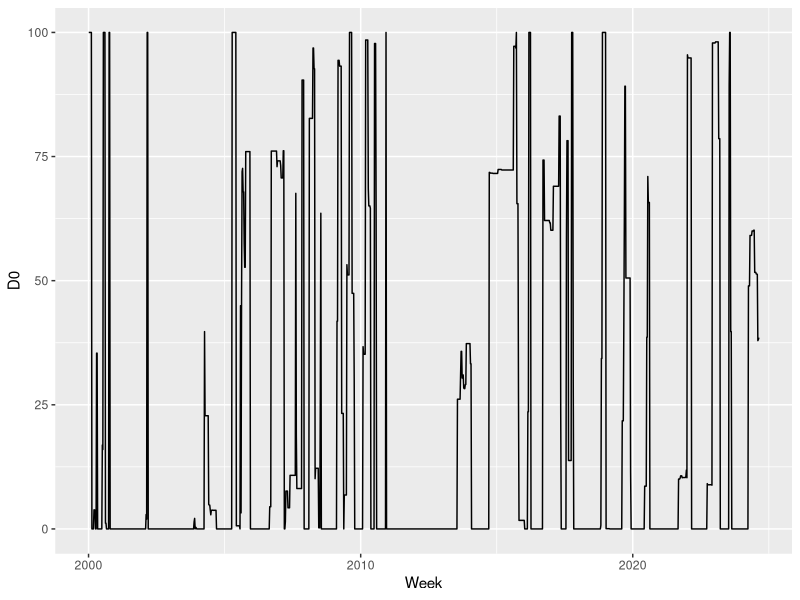
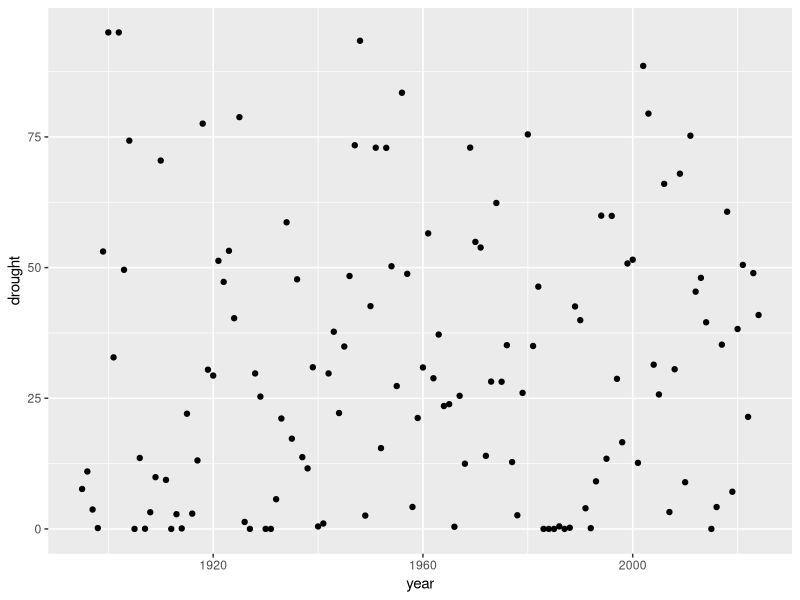

Generate these figures, in order, with R:
library(tidyverse)

# drought monitor results for US section of HUC15050202:
# from https://droughtmonitor.unl.edu/DmData/DataTables.aspx

# elise: desert laboratory director, gals

usp_dm_raw <- read_csv("data/Drought/USDM_HUC15050202.csv")

usp_dm_monthly <- usp_dm_raw %>% 
  mutate(date = as.POSIXct(Week),
         year = year(date), month = month(date)) %>%
  group_by(year, month) %>% 
  summarise(no_drought = mean(None), 
            drought = mean(D0 + D1 + D2 + D3 + D4)) %>% 
  mutate(day = days_in_month(month),
         date = make_date(day = day, month = month, year = year))

# 
# add all drought categories and then take the mean

usp_dm_annual <- usp_dm_monthly %>% 
  group_by(year) %>% 
  summarise(no_drought = mean(no_drought),
            drought = mean(drought))

ggplot(usp_dm_raw, aes(x = Week, y = D0))+
  geom_line()

# SPI data:

usp_spi_raw <- read_csv("data/Drought/SPI_CochiseCo.csv")

usp_spi <- usp_spi_raw %>% 
  mutate(date = as.POSIXct(str_sub(DATE, 3, 10), 
                           tryFormats = "%Y%m%d")) 

usp_spi_monthly <- usp_spi %>% 
  mutate(year = year(date), month = month(date)) %>% 
  group_by(year, month) %>% 
  summarise(drought = mean(D0), no_drought = 100 - drought)

usp_spi_monsoon <- usp_spi %>% 
  mutate(year = year(date), month = month(date)) %>% 
  filter(month %in% c(7, 8, 9)) %>% 
  group_by(year) %>% 
  summarise(drought = mean(D0), no_drought = 100 - drought)

usp_spi_annual <- usp_spi %>% 
  mutate(year = year(date), month = month(date)) %>% 
  group_by(year) %>% 
  summarise(drought = mean(D0), no_drought = 100 - drought)

ggplot(usp_spi_annual, aes(x = year, y = drought))+
  geom_point()

usp_droughtyears <- usp_spi_annual %>% 
  filter(drought >= 50)
